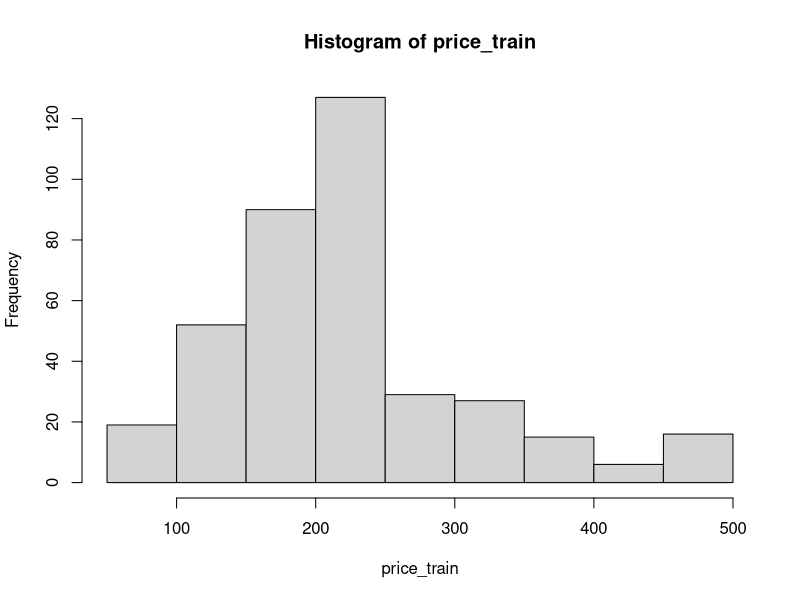

Generate this figure with R:
# Apply packages
lapply(c("AppliedPredictiveModeling", "caret", "corrplot", "earth", "readxl"), require,character.only = TRUE)

# Import data and convert to a dataframe
# The title of the second page in the excel file is named "Data"
pricing_dataframe <- data.frame(read_excel("Week 5/Database.xlsx", sheet = "Data"))

# Check data structure
print("Checking data structure")
str(pricing_dataframe)

# Check for NA values
print("Checking NA values")
sum(is.na(pricing_dataframe))

# Create predictors and outcome subset
predictors <- pricing_dataframe[,-12]
price <- pricing_dataframe[,12]

# Split data into Train (75%) and Test (25%)
set.seed(0)
training <- createDataPartition(price, p=0.75, list=FALSE)
predictors_train <- predictors[training,]
price_train <- price[training]
predictors_test <- predictors[-training,]
price_test <- price[-training]

# View summary statistics of the predictors in the training set
summary(predictors_train)
# View histogram of price_train data
hist(price_train)

# Check for near-zero variance predictors
nzv <- nearZeroVar(predictors_train)
print(nzv) ## No NZV found

# Find and remove highly correlated variables
high_correlation <- findCorrelation(cor(predictors_train), 0.90)
predictors_train_filtered <- predictors_train[,-high_correlation]
predictors_test_filtered <- predictors_test[,-high_correlation]

# Fit the Linear Regression Model
lm_model <- lm(price_train ~ ., data = predictors_train_filtered)

# Summary of the Linear Regression Model
summary(lm_model)

# Make predictions on the test set
predictions <- predict(lm_model, newdata = predictors_test_filtered)

# Evaluate the model
# Calculate Root Mean Squared Error
rmse <- sqrt(mean((predictions - price_test)^2))
print(paste("Root Mean Squared Error (RMSE):", rmse))

# Calculate R-squared
rsquared <- cor(predictions, price_test)^2
print(paste("R-squared:", rsquared))
